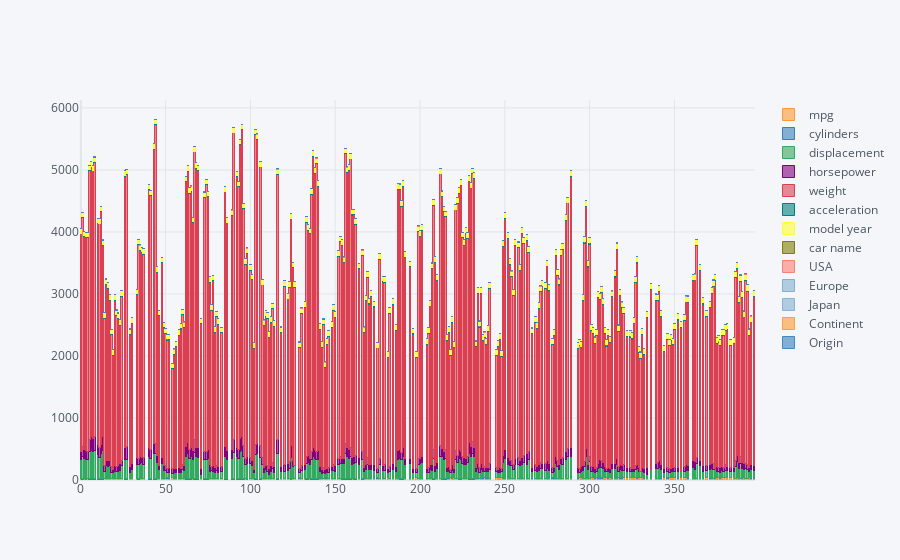

The cell this chart's notebook holds for it:
### Code cell
#Ploting Stacked Bar Chart
df.iplot(kind='bar', barmode='stack', filename='cufflinks/grouped-bar-chart')

#Plotting Bubble Chart
df.iplot(kind='bubble', x='displacement', y='mpg', size='Origin', text='Continent',
             xTitle='Displacement', yTitle='Fuel Efficiency (mpg)', colors='rgb(255,0,0)', 
             filename='simple-bubble-chart')

### Figure 1 — Plotly figure (JSON) as saved in the notebook; plotly's stock layout.template omitted (floating-point values rounded to 4 significant figures; data arrays with more than 128 entries replaced by an {"elided": "..."} marker saying what was removed)
{"data": [{"marker": {"color": "rgba(255, 153, 51, 0.6)", "line": {"color": "rgba(255, 153, 51, 1.0)", "width": 1}}, "name": "mpg", "orientation": "v", "text": "", "type": "bar", "x": {"elided": "318 int values"}, "y": {"elided": "318 float values"}}, {"marker": {"color": "rgba(55, 128, 191, 0.6)", "line": {"color": "rgba(55, 128, 191, 1.0)", "width": 1}}, "name": "cylinders", "orientation": "v", "text": "", "type": "bar", "x": {"elided": "318 int values"}, "y": {"elided": "318 int values"}}, {"marker": {"color": "rgba(50, 171, 96, 0.6)", "line": {"color": "rgba(50, 171, 96, 1.0)", "width": 1}}, "name": "displacement", "orientation": "v", "text": "", "type": "bar", "x": {"elided": "318 int values"}, "y": {"elided": "318 float values"}}, {"marker": {"color": "rgba(128, 0, 128, 0.6)", "line": {"color": "rgba(128, 0, 128, 1.0)", "width": 1}}, "name": "horsepower", "orientation": "v", "text": "", "type": "bar", "x": {"elided": "318 int values"}, "y": {"elided": "318 str values"}}, {"marker": {"color": "rgba(219, 64, 82, 0.6)", "line": {"color": "rgba(219, 64, 82, 1.0)", "width": 1}}, "name": "weight", "orientation": "v", "text": "", "type": "bar", "x": {"elided": "318 int values"}, "y": {"elided": "318 int values"}}, {"marker": {"color": "rgba(0, 128, 128, 0.6)", "line": {"color": "rgba(0, 128, 128, 1.0)", "width": 1}}, "name": "acceleration", "orientation": "v", "text": "", "type": "bar", "x": {"elided": "318 int values"}, "y": {"elided": "318 float values"}}, {"marker": {"color": "rgba(255, 255, 51, 0.6)", "line": {"color": "rgba(255, 255, 51, 1.0)", "width": 1}}, "name": "model year", "orientation": "v", "text": "", "type": "bar", "x": {"elided": "318 int values"}, "y": {"elided": "318 int values"}}, {"marker": {"color": "rgba(128, 128, 0, 0.6)", "line": {"color": "rgba(128, 128, 0, 1.0)", "width": 1}}, "name": "car name", "orientation": "v", "text": "", "type": "bar", "x": {"elided": "318 int values"}, "y": {"elided": "318 str values"}}, {"marker": {"color": "rgba(251, 128, 114, 0.6)", "line": {"color": "rgba(251, 128, 114, 1.0)", "width": 1}}, "name": "USA", "orientation": "v", "text": "", "type": "bar", "x": {"elided": "318 int values"}, "y": {"elided": "318 int values"}}, {"marker": {"color": "rgba(128, 177, 211, 0.6)", "line": {"color": "rgba(128, 177, 211, 1.0)", "width": 1}}, "name": "Europe", "orientation": "v", "text": "", "type": "bar", "x": {"elided": "318 int values"}, "y": {"elided": "318 int values"}}, {"marker": {"color": "rgba(128, 177, 211, 0.6)", "line": {"color": "rgba(128, 177, 211, 0.8999999999999999)", "width": 1}}, "name": "Japan", "orientation": "v", "text": "", "type": "bar", "x": {"elided": "318 int values"}, "y": {"elided": "318 int values"}}, {"marker": {"color": "rgba(255, 153, 51, 0.6)", "line": {"color": "rgba(255, 153, 51, 0.8999999999999999)", "width": 1}}, "name": "Continent", "orientation": "v", "text": "", "type": "bar", "x": {"elided": "318 int values"}, "y": {"elided": "318 str values"}}, {"marker": {"color": "rgba(55, 128, 191, 0.6)", "line": {"color": "rgba(55, 128, 191, 0.8999999999999999)", "width": 1}}, "name": "Origin", "orientation": "v", "text": "", "type": "bar", "x": {"elided": "318 int values"}, "y": {"elided": "318 int values"}}], "layout": {"barmode": "stack", "legend": {"bgcolor": "#F5F6F9", "font": {"color": "#4D5663"}, "traceorder": "normal"}, "paper_bgcolor": "#F5F6F9", "plot_bgcolor": "#F5F6F9", "title": {"font": {"color": "#4D5663"}}, "xaxis": {"gridcolor": "#E1E5ED", "showgrid": true, "tickfont": {"color": "#4D5663"}, "title": {"font": {"color": "#4D5663"}, "text": ""}, "zerolinecolor": "#E1E5ED"}, "yaxis": {"gridcolor": "#E1E5ED", "showgrid": true, "tickfont": {"color": "#4D5663"}, "title": {"font": {"color": "#4D5663"}, "text": ""}, "zerolinecolor": "#E1E5ED"}}}
